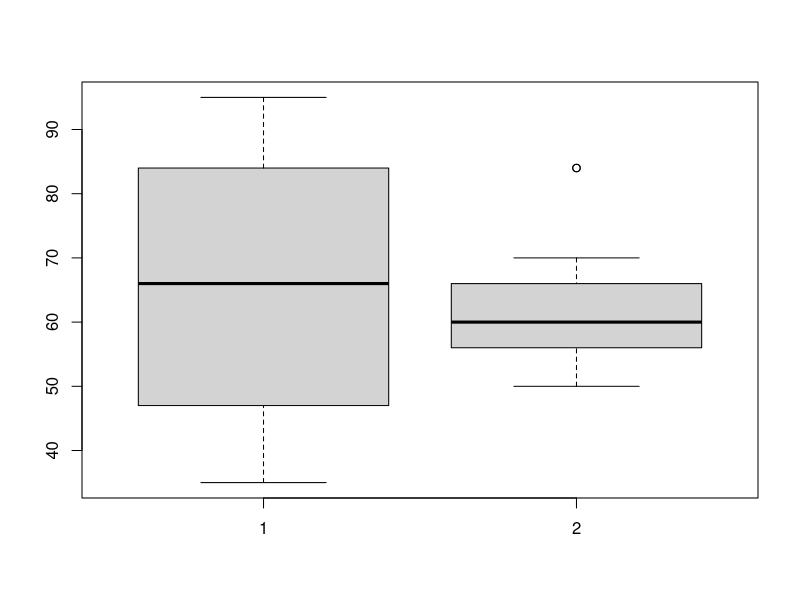

Write the R code that produced this figure.
a<-c(76,35,47,64,95,66,89,36,84,76,35,47,64,95,66,89,36,84)
b<-c(51,56,84,60,59,70,63,66,50,51,56,84,60,59,70,63,66,50)
v1<-mean(a)
v2<-mean(b)
print(paste("mean of a:",v1))
print(paste("mean of b:",v2))
v3<-median(a)
v4<-median(b)
print(paste("median of a:",v3))
print(paste("median of b:",v4))
v5<-max(a)-min(a)
v6<-max(b)-min(b)
print(paste("range of a:",v5))
print(paste("range of b:",v6))
boxplot(a,b)
